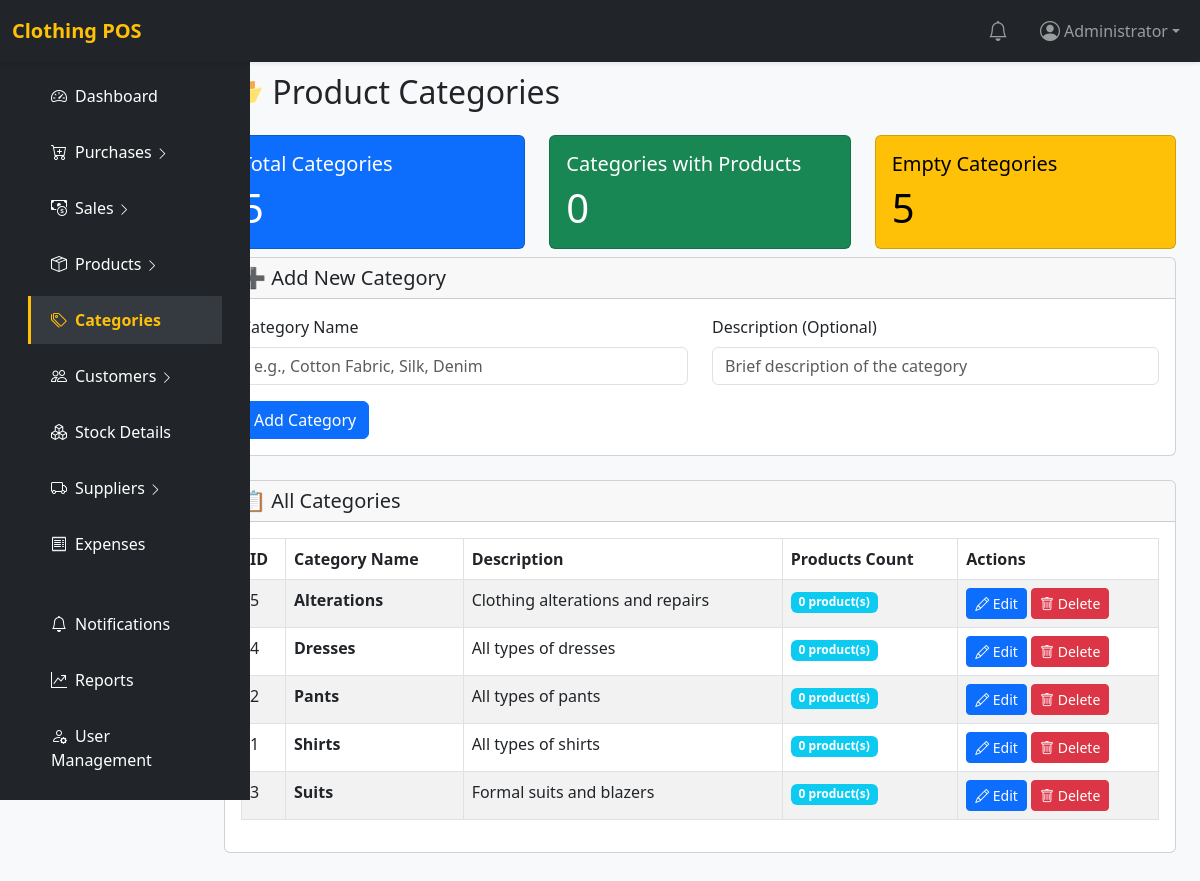
/categories.php (signed in), run on the app's committed database.
### tables this page shows
CREATE TABLE `categories` (
  `id` int(11) NOT NULL,
  `category` varchar(100) NOT NULL,
  `description` text DEFAULT NULL,
  `status` tinyint(1) NOT NULL DEFAULT 1,
  `created_at` timestamp NOT NULL DEFAULT current_timestamp()
);

### categories.php (the view, shortened to what this page needs)
<?php
require_once 'includes/config.php';
$categories = $pdo->query("
    SELECT c.*, COUNT(p.id) as product_count
    FROM categories c
    LEFT JOIN products p ON c.id = p.category_id
    GROUP BY c.id, c.category, c.description
    ORDER BY c.category
")->fetchAll(PDO::FETCH_ASSOC);
$edit_category = null;
include 'includes/header.php';
?>
<div class="container-fluid">
    <div class="row">
        <?php include 'includes/sidebar.php'; ?>
        <main class="col-md-10 ms-sm-auto px-4 py-5" style="margin-top: 25px;">
            <h2 class="mb-4">📂 Product Categories</h2>
             <div class="row mt-4">
                <div class="col-md-4">
                    <div class="card text-bg-primary">
                        <div class="card-body">
                            <h5 class="card-title">Total Categories</h5>
                            <p class="card-text display-6"><?= count($categories) ?></p>
                        </div>
                    </div>
                </div>
                <div class="col-md-4">
                    <div class="card text-bg-success">
                        <div class="card-body">
                            <h5 class="card-title">Categories with Products</h5>
                            <p class="card-text display-6">
                                <?= count(array_filter($categories, function($cat) { return $cat['product_count'] > 0; })) ?>
                            </p>
                        </div>
                    </div>
                </div>
                <div class="col-md-4">
                    <div class="card text-bg-warning">
                        <div class="card-body">
                            <h5 class="card-title">Empty Categories</h5>
                            <p class="card-text display-6">
                                <?= count(array_filter($categories, function($cat) { return $cat['product_count'] == 0; })) ?>
                            </p>
                        </div>
                    </div>
                </div>
            </div>
            <div class="card mb-4 mt-2">
                <div class="card-header">
                    <h5 class="mb-0">
                        <?= $edit_category ? "✏️ Edit Category" : "➕ Add New Category" ?>
                    </h5>
                </div>
                <div class="card-body">
                    <form method="post">
                        <div class="row">
                            <div class="col-md-6 mb-3">
                                <label class="form-label">Category Name</label>
                                <input type="text" name="name" class="form-control" required
                                       value="<?= htmlspecialchars($edit_category['category'] ?? '') ?>"
                                       placeholder="e.g., Cotton Fabric, Silk, Denim">
                            </div>
                            <div class="col-md-6 mb-3">
                                <label class="form-label">Description (Optional)</label>
                                <input type="text" name="description" class="form-control"
                                       value="<?= htmlspecialchars($edit_category['description'] ?? '') ?>"
                                       placeholder="Brief description of the category">
                            </div>
                        </div>
                        <button type="submit" class="btn btn-primary" name="<?= $edit_category ? 'edit_category' : 'add_category' ?>">
                            <?= $edit_category ? "Update Category" : "Add Category" ?>
                        </button>
                    </form>
                </div>
            </div>
            <div class="card">
                <div class="card-header">
                    <h5 class="mb-0">📋 All Categories</h5>
                </div>
                <div class="card-body table-responsive">
                    <table class="table table-bordered table-striped">
                        <thead>
                            <tr>
                                <th>ID</th>
                                <th>Category Name</th>
                                <th>Description</th>
                                <th>Products Count</th>
                                <th>Actions</th>
                            </tr>
                        </thead>
                        <tbody>
                            <?php foreach ($categories as $category): ?>
                                <tr>
                                    <td><?= $category['id'] ?></td>
                                    <td>
                                        <strong><?= htmlspecialchars($category['category']) ?></strong>
                                    </td>
                                    <td><?= htmlspecialchars($category['description'] ?? '-') ?></td>
                                    <td>
                                        <span class="badge bg-info">
                                            <?= $category['product_count'] ?> product(s)
                                        </span>
                                    </td>
                                    <td>
                                        <a href="categories.php?edit=<?= $category['id'] ?>"
                                           class="btn btn-sm btn-primary">
                                            <i class="bi bi-pencil"></i> Edit
                                        </a>
                                        <?php if ($category['product_count'] == 0): ?>
                                            <a href="categories.php?delete=<?= $category['id'] ?>"
                                               class="btn btn-sm btn-danger"
                                               onclick="return confirm('Are you sure you want to delete this category?')">
                                                <i class="bi bi-trash"></i> Delete
                                            </a>
                                        <?php endif; ?>
                                    </td>
                                </tr>
                            <?php endforeach; ?>
                        </tbody>
                    </table>
                </div>
            </div>
        </main>
    </div>
</div>
<?php include 'includes/footer.php'; ?>

### includes/header.php (style rules this page uses)
body { background: #f8f9fa; margin: 0; padding: 0; }

### data on the page
categories: id "5", category "Alterations", description "Clothing alterations and repairs", product_count "0"
categories: id "4", category "Dresses", description "All types of dresses", product_count "0"
categories: id "2", category "Pants", description "All types of pants", product_count "0"
categories: id "1", category "Shirts", description "All types of shirts", product_count "0"
categories: id "3", category "Suits", description "Formal suits and blazers", product_count "0"

### other printed values
current_user() "Administrator"
count($categories) "5"
